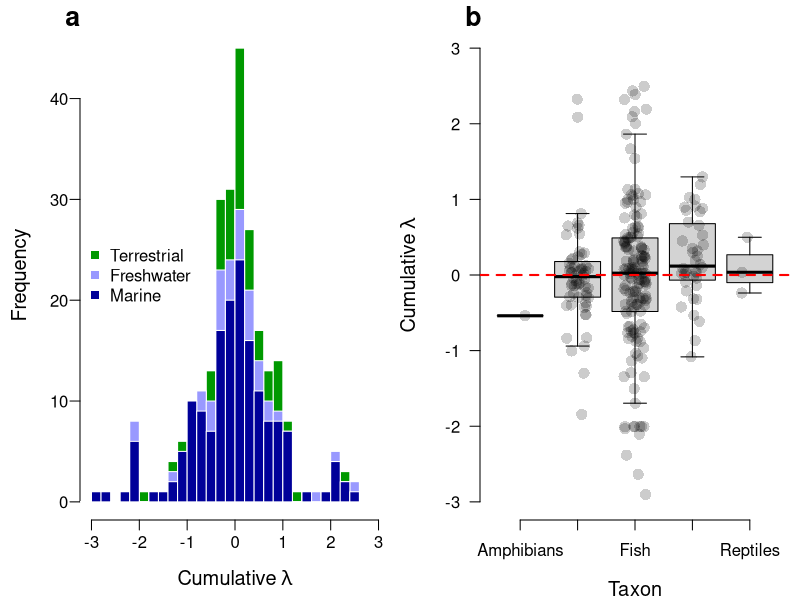

This figure's R source:
# Open  the dataset. 
lambda <- read.csv("Lambdas.csv", na.strings = "NULL")

##################################################################
# Carry out the linear regression presented in Appendix S1

lpi.lm <- lm(lambda$CumulativeLambda ~ lambda$Realm * lambda$Taxon)
anova(lpi.lm)
summary(lpi.lm)

#################################################################

png(filename="Lambdas.png",width=28,height=14,units="cm",res=300)

par(mai=c(0.8,0.8,.3,.1))
par(mfrow=c(1,2))

### Histogram Panel A

brks <- seq(-4,4,l=41)
hist(lambda$CumulativeLambda, breaks=brks, xlim=c(-3,3), main="", las=1, xlab=expression(Cumulative~ lambda), 
     col=rgb(0,0.6,0,1), border=F,  cex.axis=1, cex.lab= 1.2, mgp=c(2.5,0.6,0))

hist(lambda$CumulativeLambda[which(lambda$Realm!="Terrestrial")], add=T, breaks=brks, col=rgb(0.6,0.6,1,1), border=F)
hist(lambda$CumulativeLambda[which(lambda$Realm=="Marine")], add=T, breaks=brks, col=rgb(0,0,0.6,1), border=F)

mtext("a",cex=1.6, side = 3, adj = -0.05, line = 0,font=2)
legend("left", pch=15, col=c(rgb(0,0.6,0,1), rgb(0.6,0.6,1,1), rgb(0,0,0.6,1)), c("Terrestrial","Freshwater","Marine"), bty="n")

#### Boxplots Panel B
boxplot(lambda$CumulativeLambda~lambda$Taxon, outline=F, las=1, ylab=expression(Cumulative~ lambda), xlab="Taxon", 
        lty=1, pch=16, frame=F, cex.axis=1, cex.lab= 1.2, mgp=c(2.5,0.6,0), ylim=c(-3,3))

stripchart(lambda$CumulativeLambda~lambda$Taxon,
           method = "jitter", # Random noise
           jitter=0.2,
           pch = 16, cex=1.5 ,       # Pch symbols
           col = rgb(0,0,0,0.2),          # Color of the symbol
           vertical = T,   # Vertical mode
           add = TRUE)

abline(h=0, lty=2,lwd=2, col="red")
mtext("b",cex=1.6, side = 3, adj = -0.05, line = 0,font=2)
dev.off()
